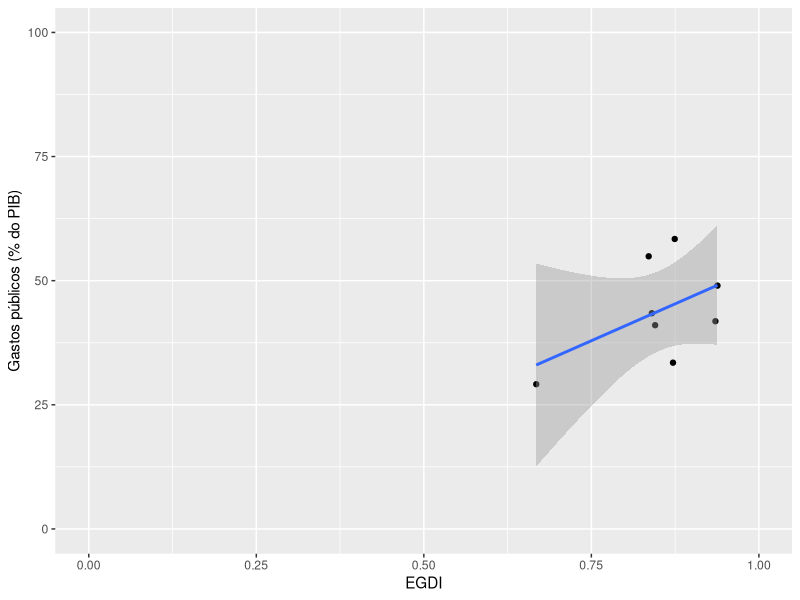

Write the R code that produced this figure.
library(tidyverse)
library(readxl)

egdi <- read.csv('EGOV_DATA_2024.csv') %>% 
    select(Country.Name, E.Government.Index) %>%
    arrange(Country.Name)

gastos_publicos <- read_excel('imf_government_expenditure.xls') %>% 
    arrange(Country)

setdiff(gastos_publicos$Country, egdi$Country.Name)

gastos_publicos <- gastos_publicos %>% 
    mutate(Country = case_when(
        Country == 'Vietnam' ~ 'Viet Nam',
        Country == 'Georgia' ~ 'Georgia (Country)',
        Country == 'China, People\'s Republic of' ~ 'China',
        Country == 'China, People\'s Republic of' ~ 'China',
        Country == 'Republic of Congo' ~ 'Congo',
        Country == 'Türkiye, Republic of' ~ 'Türkiye',
        Country == "Micronesia, Fed. States of" ~ "Micronesia (Federated States of)",
        Country == "United States" ~ "United States of America",
        Country == "United Kingdom" ~ "United Kingdom of Great Britain and Northern Ireland",
        Country == "Tanzania" ~ "United Republic of Tanzania",
        Country == "Slovak Republic" ~ "Slovakia",
        Country == "Moldova" ~ "Republic of Moldova",
        Country == "Kyrgyz Republic" ~ "Kyrgyzstan",
        Country == "Korea, Republic of" ~ "Republic of Korea",
        Country == "Iran" ~ "Iran (Islamic Republic of)",
        TRUE ~ Country
    ))

setdiff(gastos_publicos$Country, egdi$Country.Name)

gastos_publicos <- gastos_publicos %>%
    filter(Country %in% egdi$Country.Name)

egdi <- egdi %>%
    filter(Country.Name %in% gastos_publicos$Country)

df <- data.frame(
    egdi = egdi$E.Government.Index,
    gastos_publicos = gastos_publicos$Percentage
)

my_plot <- ggplot(df, aes(egdi, gastos_publicos)) +
    geom_point() +
    geom_smooth(method = 'lm') +
    coord_cartesian(ylim = c(0, 100), xlim = c(0, 1)) +
    labs(
        x = 'EGDI',
        y = 'Gastos públicos (% do PIB)'
    )

ggsave(
    'C:/Users/lazar/Master-Dissertation/figuras/relacao_egdi_gastospublicos.png', 
    dpi=300,
    width = 25.4,
    height = 15.24,
    units = "cm"
)